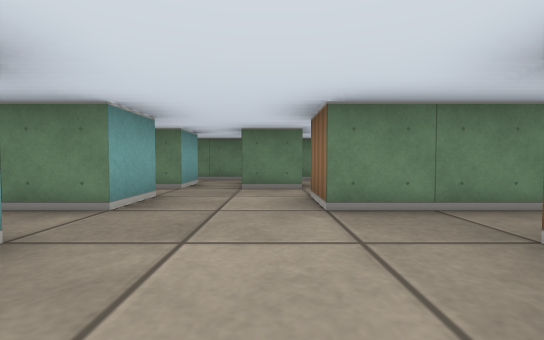
View 1 (above)

17 first-person views from a walk through a cub3D level. The camera is about half as high as the walls, tilts 2° down and sees 90° across. The floor is counted in squares. Each view is taken from the middle of a square. On the plan, view 1 faces up. The plan holds only what a view shows up to about 9 squares ahead; the rest is blank.

View 2
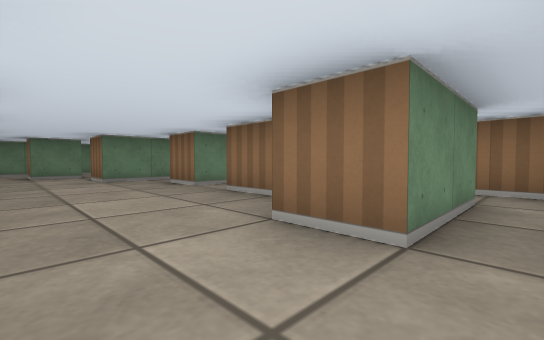

View 3
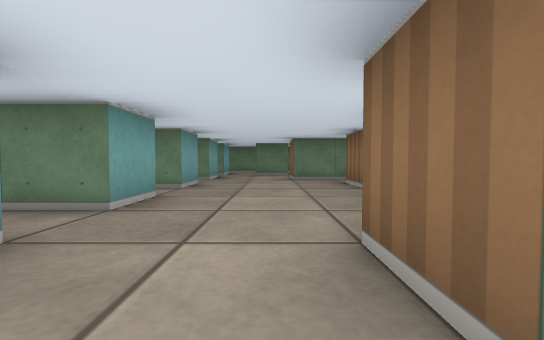

View 4
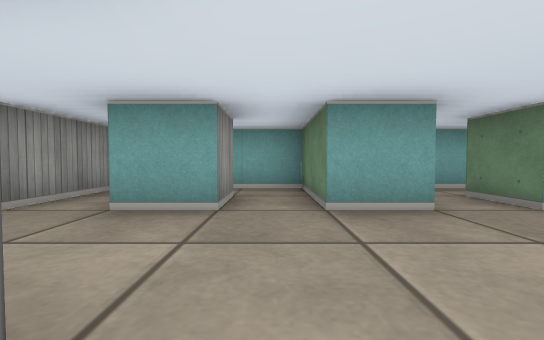

View 5
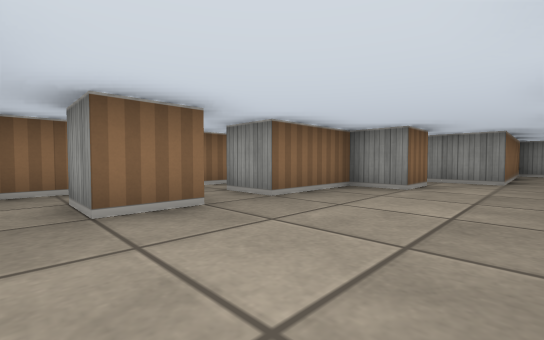

View 6
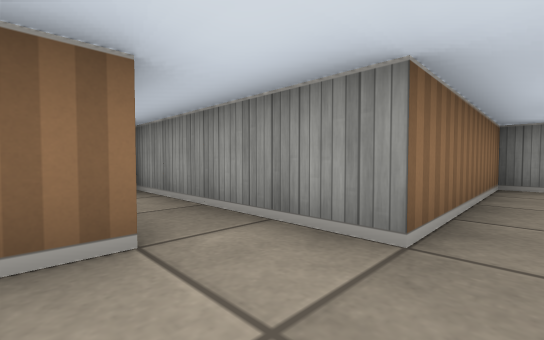

View 7
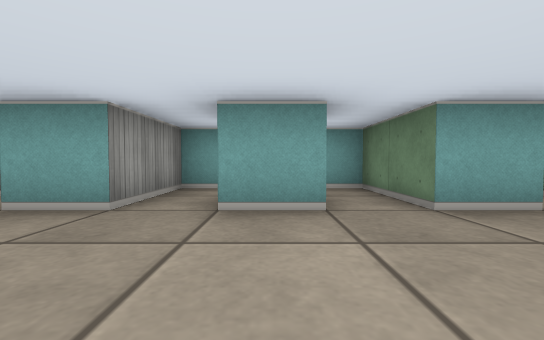

View 8
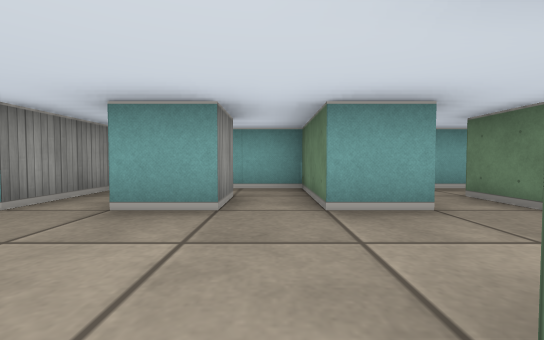

View 9
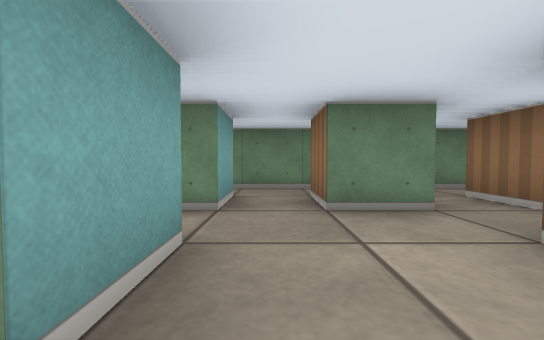

View 10
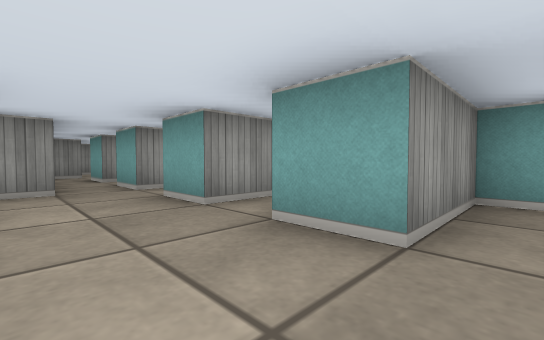

View 11
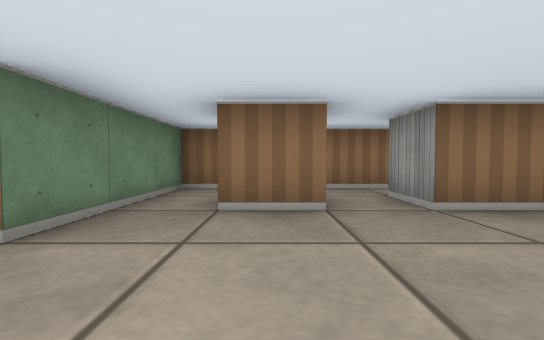

View 12
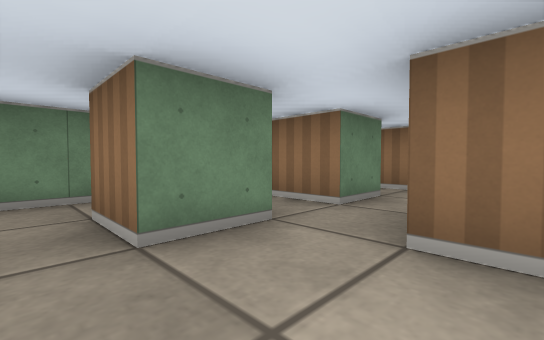

View 13
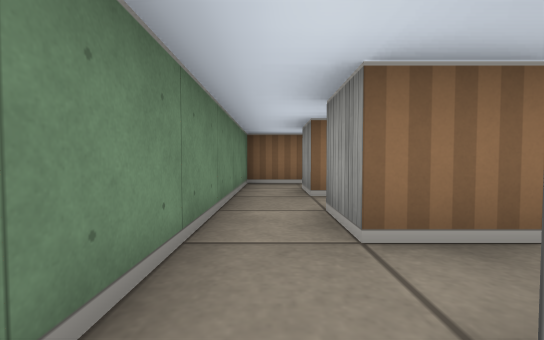

View 14
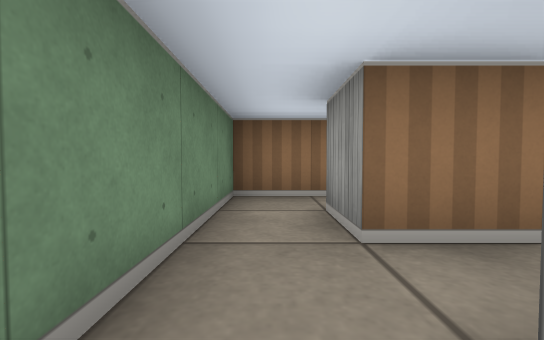

View 15
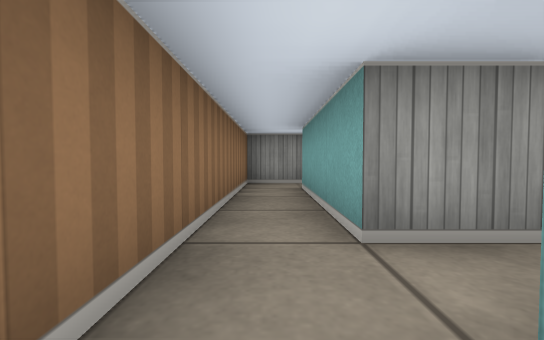

View 16
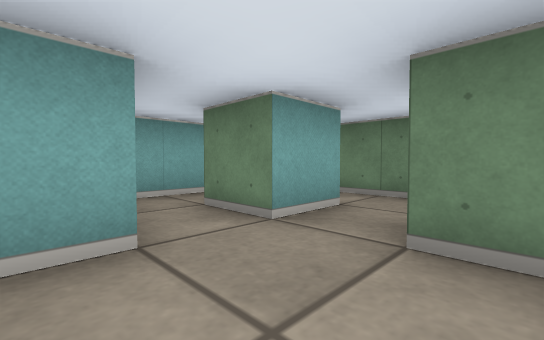

View 17
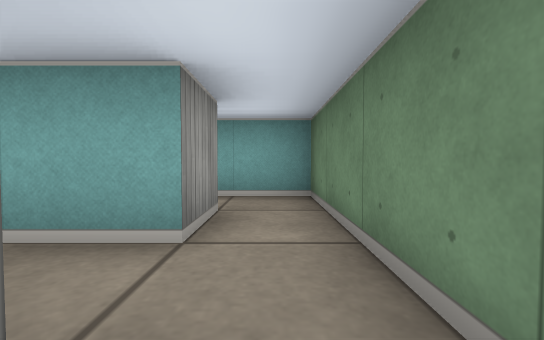

### Floor plan
Points are (right, up) in squares from view 1. A wall is a line through its corners. A room is listed if a view was taken in it or the views show most of it. See-through windows are left out.
Room 1 (views 1, 2, 3, 4, 5, 6, 7, 8, 9, 10, 11, 15)
walls: (0.5, -2.5) (1.5, -2.5) (1.5, -0.5) (2.5, -0.5) (2.5, -3.5) (0.5, -3.5) (0.5, -2.5); (2.2, 0.5) (1.5, 0.5) (1.5, 1.5) (2.5, 1.5); (-2.5, -2.5) (-1.5, -2.5) (-1.5, -3.5); (-2.5, 1.5) (-1.5, 1.5) (-1.5, 0.5) (-2.5, 0.5); (-0.5, -4.5) (3.5, -4.5) (3.5, 2.5) (0.5, 2.5); (-1.5, 2.5) (-3.5, 2.5) (-3.5, -0.5) (-1.5, -0.5) (-1.5, -1.5) (-3.5, -1.5) (-3.5, -2.8); (-3.2, -4.5) (-1.5, -4.5)
ways out: opening at (-0.5, 3) to room 2; opening at (-1, -5)
Room 2 (views 12, 13, 14, 16, 17)
walls: (0.6, 4.5) (-0.5, 4.5) (-0.5, 5.5) (0.5, 5.5); (-1.5, 3.6) (-1.5, 2.5); (0.5, 2.5) (0.5, 3.5); (2.5, 4.5) (1.5, 4.5) (1.5, 5.5) (2.5, 5.5); (-2.5, 5.5) (-1.5, 5.5) (-1.5, 4.5) (-2.5, 4.5); (3.5, 4.4) (3.5, 6.5) (-3.5, 6.5) (-3.5, 4.1)
ways out: opening at (-0.5, 3) to room 1

Where each view was taken, in squares from view 1:
view 1: 0 up, 0 right, facing up
view 2: 4 down, 1 left, facing up-right
view 3: 4 down, 0 right, facing up
view 4: 2 down, 1 right, facing left
view 5: 2 up, 1 left, facing down-right
view 6: 3 down, 1 left, facing down-right
view 7: 1 up, 1 right, facing left
view 8: 2 up, 1 right, facing left
view 9: 2 up, 1 left, facing up
view 10: 0 up, 0 right, facing down-left
view 11: 1 up, 1 left, facing right
view 12: 3 up, 1 left, facing up-right
view 13: 6 up, 2 left, facing right
view 14: 6 up, 0 right, facing right
view 15: 1 up, 3 right, facing down
view 16: 3 up, 0 right, facing up-left
view 17: 6 up, 0 right, facing left
